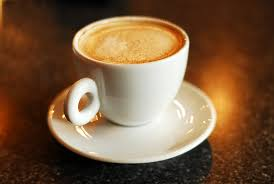
#> input picture images/coffee.jpg, 274 x 184 px
$ jupyter execute --allow-errors opencv_imgtransform.ipynb   (shell and % lines are left out)   (older library calls are emulated)
#> lines starting #> are read from the running program, lines starting #| are printed output that depends on the picture; after the words box and inside, x2 and y2 are one past the last pixel; in counts of white or black regions, pixels touching at a corner belong together
[cell 1]
import cv2

img = cv2.imread('./images/coffee.jpg')
#> img is the input picture: shape (184, 274, 3); mean B, G, R 63.1, 90.2, 120.3

cv2.imshow('Coffe image', img)
cv2.waitKey(0)
cv2.destroyAllWindows()

[cell 2]
print(img.shape)
#| (184, 274, 3)
print('Height of Image:', int(img.shape[0]), 'pixels')
#| Height of Image: 184 pixels
print('Width of Image: ', int(img.shape[1]), 'pixels')
#| Width of Image:  274 pixels

[cell 3]
B, G, R = img[0, 0]
#> B = 75; G = 171; R = 224
print(B, G, R)
#| 75 171 224

[cell 4]
gray_image = cv2.cvtColor(img, cv2.COLOR_BGR2GRAY)

cv2.imshow('Grayscale', gray_image)
cv2.waitKey(0)
cv2.destroyAllWindows()

[cell 5]
print(gray_image.shape)
#| (184, 274)

[cell 6]
print(gray_image[0, 0])
#| 176
print(img[0, 0])
#| [ 75 171 224]

[cell 7]
hsv_image = cv2.cvtColor(img, cv2.COLOR_BGR2HSV)
#> hsv_image: shape (184, 274, 3); mean H, S, V 17.9, 144.6, 120.6

cv2.imshow('HSV image', hsv_image)
cv2.imshow('Hue channel', hsv_image[:, :, 0])
cv2.imshow('Saturation channel', hsv_image[:, :, 1])
cv2.imshow('Value channel', hsv_image[:, :, 2])

cv2.waitKey()
cv2.destroyAllWindows()

[cell 8]
import cv2
import numpy as np

B, G, R = cv2.split(img)

# Let's create a matrix of zeros
# with dimensions of the image h x w
zeros = np.zeros(img.shape[:2], dtype = "uint8")

cv2.imshow("Red", cv2.merge([zeros, zeros, R]))
cv2.imshow("Green", cv2.merge([zeros, G, zeros]))
cv2.imshow("Blue", cv2.merge([B, zeros, zeros]))
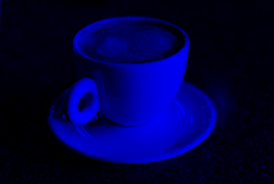
#> window 'Blue': shape (184, 274, 3); mean B, G, R 63.1, 0, 0

cv2.waitKey(0)
cv2.destroyAllWindows()

[cell 9]
print(img.shape)
#| (184, 274, 3)
print(img.shape[:2])
#| (184, 274)

[cell 10]
import cv2
import numpy as np

from matplotlib import pyplot as plt

histogram = cv2.calcHist([img], [0], None, [256], [0, 256])
#> histogram = 256 values, max 2561 at index 13, min 10 at index 254, mean 196.9

# We plot a histogram, ravel() flatens our image array
plt.hist(img.ravel(), 256, [0, 256]); plt.show()

# Viewing Separate Color Channels
color = ('b', 'g', 'r')

# We now separate the colors and plot each in the Histogram
for i, col in enumerate(color):
    print(i,col)
    histogram2 = cv2.calcHist([img], [i], None, [256], [0, 256])
    plt.plot(histogram2, color = col)
    plt.xlim([0,256])

plt.show()
#> figure, not shown here; curve peaks at x = 13, y = 2561; curve peaks at x = 32, y = 1535; curve peaks at x = 69, y = 742

[cell 11]
img = cv2.imread('./images/coffee.jpg')
cv2.putText(img, 'Have a nice day!', (10,150), cv2.FONT_HERSHEY_COMPLEX, 0.8, (0, 255, 255), 3)
#> img: shape (184, 274, 3); 5.1% of pixels changed, all inside (x1, y1, x2, y2) = (10, 131, 242, 159)
cv2.imshow("Nice day with coffee!", img)
cv2.waitKey(0)
cv2.destroyAllWindows()

[cell 12]
# Store height and width of the image
height, width = img.shape[:2]
#> height = 184; width = 274

quarter_height, quarter_width = height/4, width/4
#> quarter_height = 46; quarter_width = 68.5

#       | 1 0 Tx |
#  T  = | 0 1 Ty |

# T is our translation matrix
T = np.float32([[1, 0, quarter_width], [0, 1,quarter_height]])
#> T = [[1, 0, 68.5], [0, 1, 46]]

# We use warpAffine to transform the image using the matrix, T
img_translation = cv2.warpAffine(img, T, (width, height))
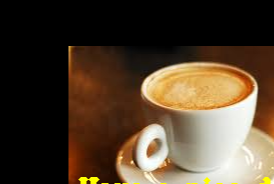
#> img_translation: shape (184, 274, 3); mean B, G, R 45.4, 63.3, 79.7
cv2.imshow('Translation', img_translation)
cv2.waitKey()
cv2.destroyAllWindows()

[cell 13]
print(T)
#| [[ 1.   0.  68.5]
#|  [ 0.   1.  46. ]]

[cell 14]
img = cv2.imread('./images/coffee.jpg')
# Rotation
height, width = img.shape[:2]

# Divide by two to rototate the image around its centre
rotation_matrix = cv2.getRotationMatrix2D((width/2, height/2), 90, 0.7)

rotated_image = cv2.warpAffine(img, rotation_matrix, (width, height))

cv2.imshow('Original Image', img)


cv2.imshow('Rotated Image', rotated_image)
cv2.waitKey()
cv2.destroyAllWindows()

[cell 15]
flipped = cv2.flip(img, 1)
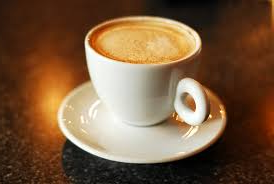
#> flipped: shape (184, 274, 3); mean B, G, R 63.1, 90.2, 120.3
cv2.imshow('Original image', img)
cv2.imshow('Horizontal Flip', flipped)
cv2.waitKey()
cv2.destroyAllWindows()

[cell 16]
# Resizing
# Let's make our image 3/4 of it's original size
image_scaled = cv2.resize(img, None, fx=0.75, fy=1)
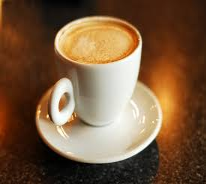
#> image_scaled: shape (184, 206, 3); mean B, G, R 63.1, 90.2, 120.3
cv2.imshow('Scaling - Linear Interpolation', image_scaled)
cv2.waitKey()

# Let's double the size of our image
img_scaled = cv2.resize(img, None, fx=2, fy=2, interpolation = cv2.INTER_CUBIC)
cv2.imshow('Scaling - Cubic Interpolation', img_scaled)
cv2.waitKey()

# Let's skew the re-sizing by setting exact dimensions
img_scaled = cv2.resize(img, (900, 400), interpolation = cv2.INTER_AREA)
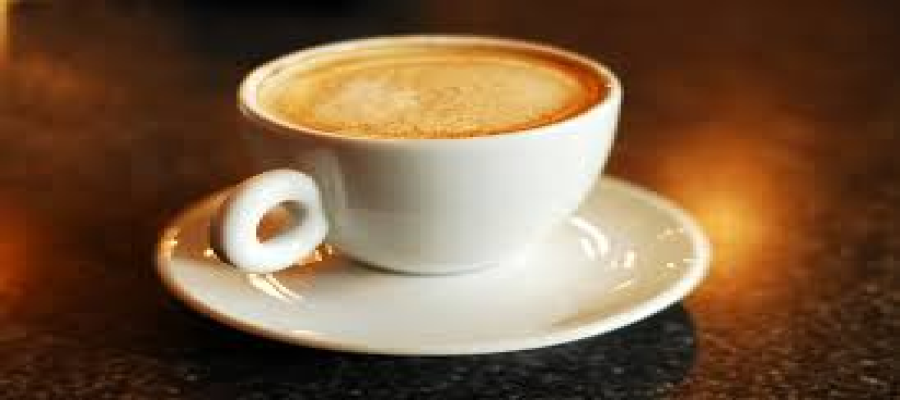
#> img_scaled: shape (400, 900, 3); mean B, G, R 63.1, 90.2, 120.3
cv2.imshow('Scaling - Skewed Size', img_scaled)
cv2.waitKey()

image_scaled = cv2.resize(img, None, fx=2, fy=2, interpolation = cv2.INTER_LANCZOS4)
#> image_scaled: shape (368, 548, 3)
cv2.imshow('Scaling - Lanczos4 Interpolation', image_scaled)
cv2.waitKey()

cv2.destroyAllWindows()

[cell 17]
# Changing brightness
# Create a matrix of ones, then multiply it by a scaler of 75
# This gives a matrix with same dimesions of our image with all values being 75
M = np.ones(img.shape, dtype = "uint8") * 75

# We use this to add this matrix M, to our image
# Notice the increase in brightness
added = cv2.add(img, M)
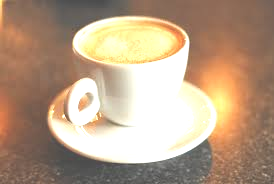
#> added: shape (184, 274, 3); mean B, G, R 133.6, 158, 183
cv2.imshow("Added", added)

# Likewise we can also subtract
# Notice the decrease in brightness
subtracted = cv2.subtract(img, M)
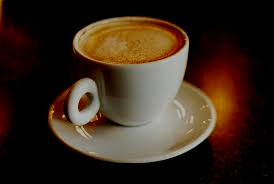
#> subtracted: shape (184, 274, 3); mean B, G, R 27.7, 40.2, 56.1
cv2.imshow("Subtracted", subtracted)

cv2.waitKey(0)
cv2.destroyAllWindows()

[cell 18]
# Bluring
# Averaging done by convolving the image with a normalized box filter.
# This takes the pixels under the box and replaces the central element
# Box size needs to odd and positive
blur = cv2.blur(img, (3,3))
cv2.imshow('Averaging', blur)
cv2.waitKey(0)

# Instead of box filter, gaussian kernel
Gaussian = cv2.GaussianBlur(img, (7,7), 0)
cv2.imshow('Gaussian Blurring', Gaussian)
cv2.waitKey(0)

# Takes median of all the pixels under kernel area and central
# element is replaced with this median value
median = cv2.medianBlur(img, 5)
cv2.imshow('Median Blurring', median)
cv2.waitKey(0)

# Bilateral is very effective in noise removal while keeping edges sharp
bilateral = cv2.bilateralFilter(img, 9, 75, 75)
cv2.imshow('Bilateral Blurring', bilateral)
cv2.waitKey(0)
cv2.destroyAllWindows()

[cell 19]
print(img.shape)
#| (184, 274, 3)
#> (the rest of this cell did not finish here and is left out)

[cell 20]
# Edge detection
height, width = gray_image.shape

# Extract Sobel Edges
sobel_x = cv2.Sobel(gray_image, cv2.CV_64F, 0, 1, ksize=5)
sobel_y = cv2.Sobel(gray_image, cv2.CV_64F, 1, 0, ksize=5)

cv2.imshow('Original', gray_image)
cv2.waitKey(0)
cv2.imshow('Sobel X', sobel_x)
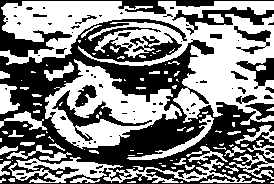
#> window 'Sobel X': shape (184, 274); 51.4% white; 74 black regions (50 under 20 px), largest, box (x1, y1, x2, y2) and area: (0, 19, 274, 184) 18429, (0, 0, 274, 57) 1922, (172, 7, 274, 35) 894
cv2.waitKey(0)
cv2.imshow('Sobel Y', sobel_y)
cv2.waitKey(0)

sobel_OR = cv2.bitwise_or(sobel_x, sobel_y)
cv2.imshow('sobel_OR', sobel_OR)
cv2.waitKey(0)

laplacian = cv2.Laplacian(gray_image, cv2.CV_64F)
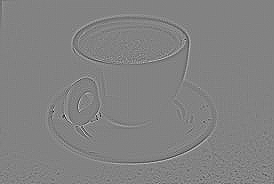
#> laplacian: shape (184, 274) float64; min -300, max 286, mean 0; drawn with min black and max white
cv2.imshow('Laplacian', laplacian)
cv2.waitKey(0)


##  Then, we need to provide two values: threshold1 and threshold2. Any gradient value larger than threshold2
# is considered to be an edge. Any value below threshold1 is considered not to be an edge.
#Values in between threshold1 and threshold2 are either classiﬁed as edges or non-edges based on how their
#intensities are “connected”. In this case, any gradient values below 60 are considered non-edges
#whereas any values above 120 are considered edges.


# Canny Edge Detection uses gradient values as thresholds
# The first threshold gradient
canny = cv2.Canny(gray_image, 50, 120)
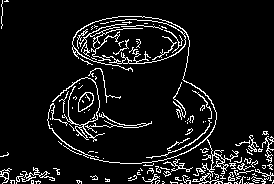
#> canny: shape (184, 274); 8.5% white in thin lines or dots
cv2.imshow('Canny', canny)
cv2.waitKey(0)

cv2.destroyAllWindows()
